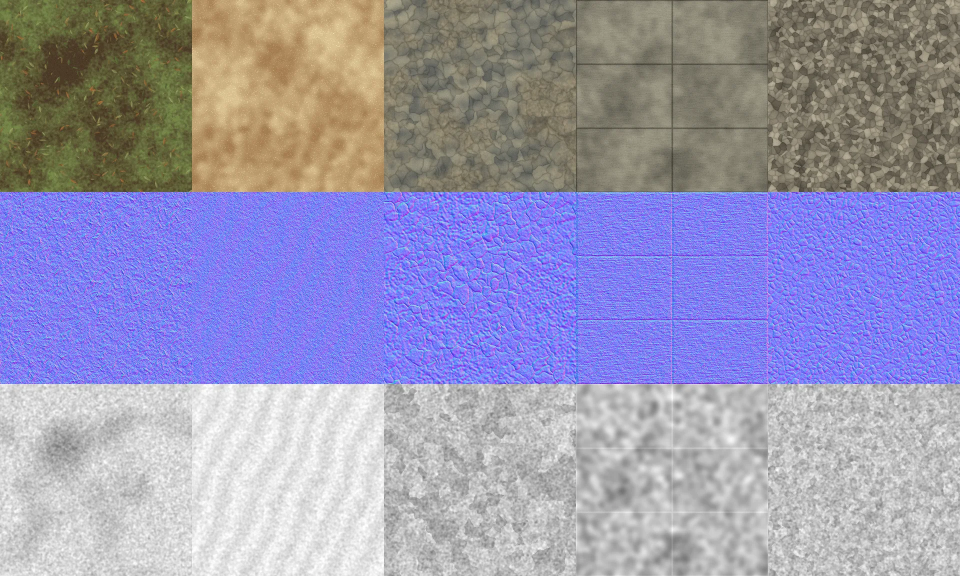
#> input picture assets/trackside-pbr.webp, 1920 x 1152 px, found by its file name (shown at 1/2 size)
$ python pack-diorama.py /tmp/slot-canopies assets/trackside-pbr.webp assets/diorama-surface.webp
#> lines starting #> are read from the running program, lines starting #| are printed output that depends on the picture
"""Bake the terrain normal maps and package the four Blender renders for Canvas2D.

python scripts/art/pack-diorama.py /tmp/slot-canopies assets/trackside-pbr.webp assets/diorama-surface.webp
"""
from pathlib import Path
import sys
import numpy as np
from PIL import Image

canopies,materials,target=map(Path,sys.argv[1:])
pbr=Image.open(materials).convert('RGB');edge=pbr.width//5
#> further down, pbr is the input picture: PIL image 1920x1152 RGB; mean R, G, B 153.2, 150.1, 179.7
#> after `edge = pbr.width // 5`: edge = 384
atlas=Image.new('RGBA',(4*edge,2*edge))
#> atlas: PIL image 1536x768 RGBA; every value is 0
for i in range(4):
    bounds=(i*edge,0,(i+1)*edge,edge)
    col=np.asarray(pbr.crop(bounds)).astype(float)
    shade=np.asarray(pbr.crop((bounds[0],edge,bounds[2],2*edge))).astype(float)/127.5-1
    # Same northwest light used by the baked tree renders.
    factor=.74+.28*np.clip(-.48*shade[:,:,0]+.38*shade[:,:,1]+.78*shade[:,:,2],-.55,1)
    atlas.paste(Image.fromarray(np.uint8(np.clip(col*factor[...,None],0,255))),(i*edge,0))
#> this loop made 4 passes
#> pass 1, `col=np.asarray(pbr.crop(bounds)).astype(float)`:
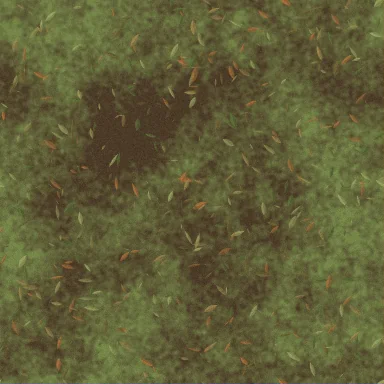
#> col: shape (384, 384, 3) float64; mean R, G, B 96.1, 94.1, 55
#> pass 1, `shade=np.asarray(pbr.crop((bounds[0],edge,bounds[2],2*edge))).astype(f..`:
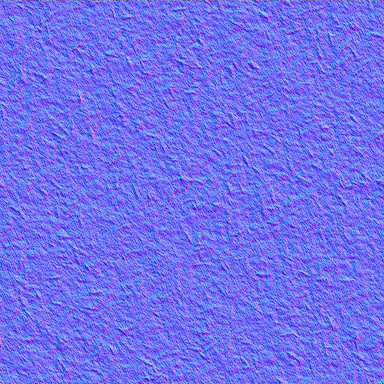
#> shade: shape (384, 384, 3) float64; mean R, G, B -0.00353, -0.0026, 0.89; drawn with min black and max white
#> pass 1, `factor=.74+.28*np.clip(-.48*shade[:,:,0]+.38*shade[:,:,1]+.78*shade[:,..`:
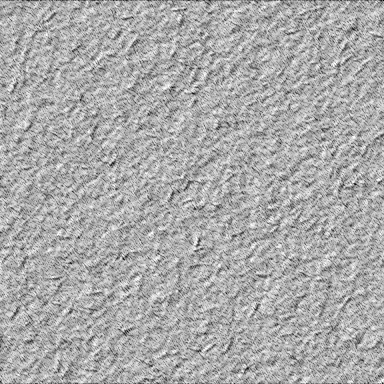
#> factor: shape (384, 384) float64; min 0.761, max 1.02, mean 0.935; drawn with min black and max white
#> pass 2, `col=np.asarray(pbr.crop(bounds)).astype(float)`:
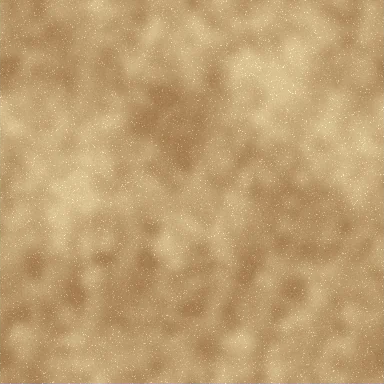
#> col: shape (384, 384, 3) float64; mean R, G, B 190.8, 159.5, 113.3
#> after the loop:
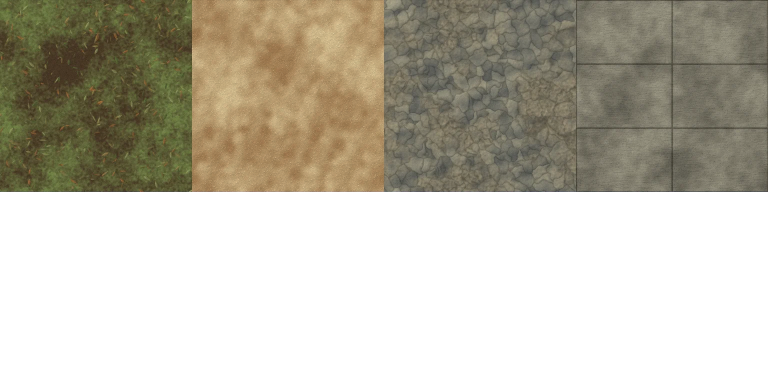
#> atlas: PIL image 1536x768 RGBA (shown at 1/2 size); mean R, G, B, A 63.3, 58.6, 44.8, 127.5; transparent parts drawn white
for i,name in enumerate(['oak','pine','palm','limestone']):
#> (the run stopped early here; a loop or call above may not have finished)

$ run again, with assets/fleet15-proof-front.webp copied over assets/trackside-pbr.webp
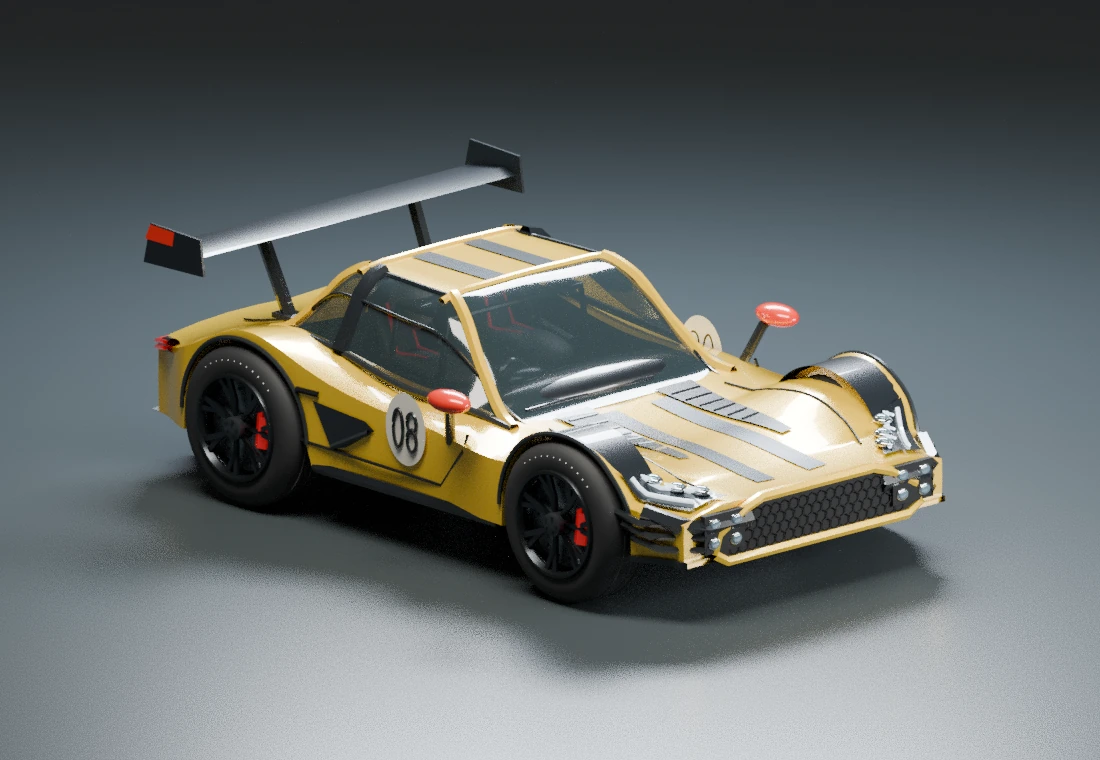
#> input picture assets/fleet15-proof-front.webp, 1100 x 760 px, found by its file name
#> pbr is the input picture: PIL image 1100x760 RGB; mean R, G, B 101.5, 106.7, 106
#> the loop `for i in range(4):` made 4 passes
#> pass 1, `factor=.74+.28*np.clip(-.48*shade[:,:,0]+.38*shade[:,:,1]+.78*shade[:,..`:
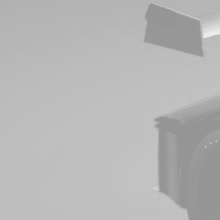
#> factor: shape (220, 220) float64; min 0.586, max 0.936, mean 0.716
#> after the loop `for i in range(4):`:
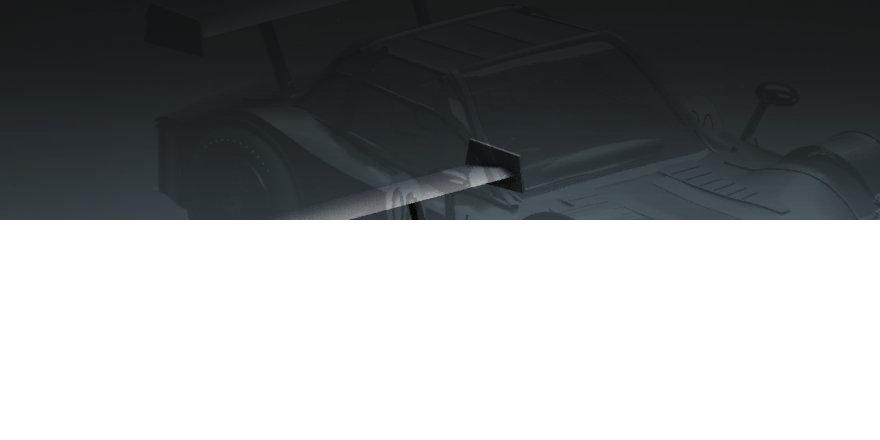
#> atlas: PIL image 880x440 RGBA; mean R, G, B, A 18.6, 21.1, 22.2, 127.5; transparent parts drawn white

$ run again, with assets/fleet15-proof-rear.webp copied over assets/trackside-pbr.webp
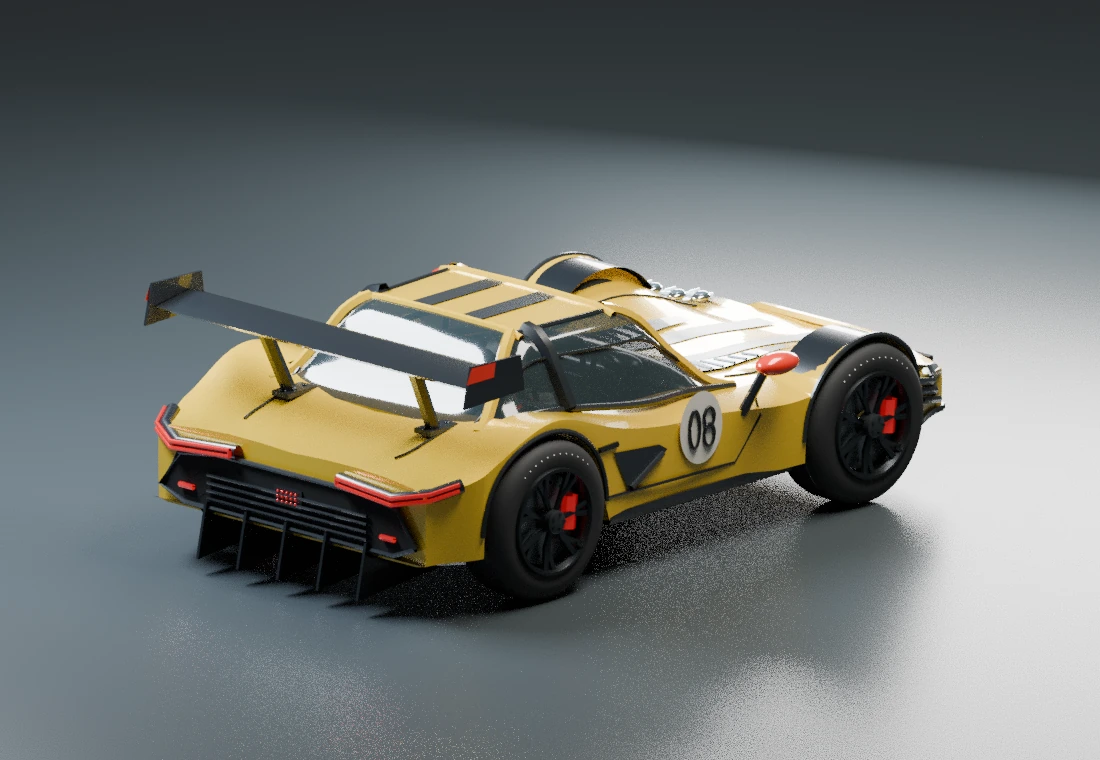
#> input picture assets/fleet15-proof-rear.webp, 1100 x 760 px, found by its file name
#> pbr is the input picture: PIL image 1100x760 RGB; mean R, G, B 108.7, 112.4, 109.7
#> the loop `for i in range(4):` made 4 passes
#> pass 1, `factor=.74+.28*np.clip(-.48*shade[:,:,0]+.38*shade[:,:,1]+.78*shade[:,..`:
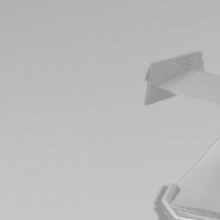
#> factor: shape (220, 220) float64; min 0.586, max 0.888, mean 0.736
#> after the loop `for i in range(4):`:
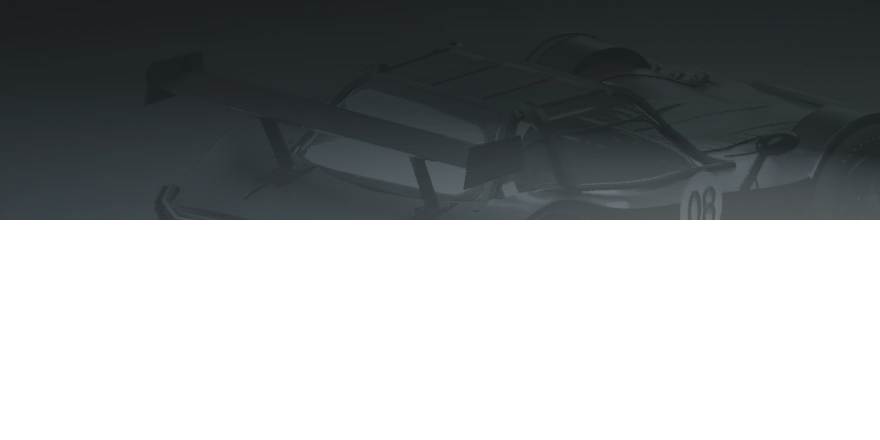
#> atlas: PIL image 880x440 RGBA; mean R, G, B, A 22.6, 25.7, 26.9, 127.5; transparent parts drawn white
